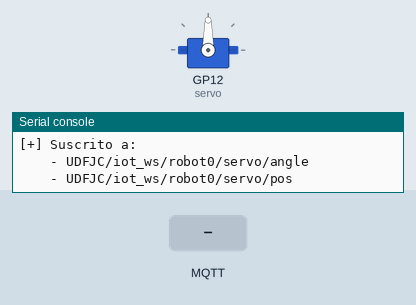
The program below on a simulated Raspberry Pi Pico running MicroPython. On the bench: servo, the last lines printed to the serial console. The inputs (shaded band) are chosen by the test bench. WiFi joins after 1.5 s; no MQTT or app messages arrive unless stated; servo angles are drawn from the pulse width (0.5 ms = 0°, 2.5 ms = 180°); the clock reads 2024-03-15 10:24:30 at power-on unless the program sets it.

Above: at 2.8 s.
2.9 s: MQTT message "1" arrives on the first subscribed topic
At 4.0 s:
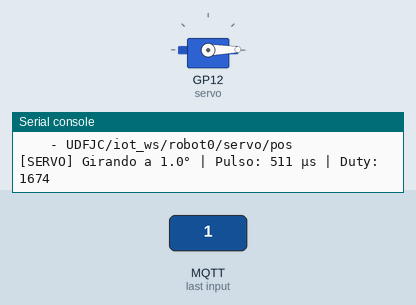
4.4 s: MQTT message "angle" arrives on the first subscribed topic
5.9 s: MQTT message "value" arrives on the first subscribed topic
Timing chart, 0 to 8.9 s (numbered marks = the images above; inputs shaded):
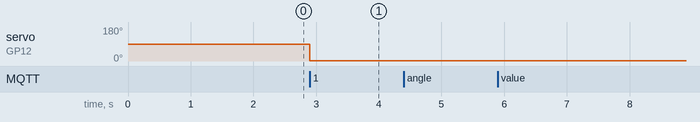

Measured:
- after the input at 2.9 s, servo on GP12 (servo): 90° → 1° at once

The program:

main.py
```python
"""
main.py
=======
Lanzador del Taller 7 (almacenado en Taller8) para Raspberry Pi Pico WH 1.
Control preciso de Servomotor de 180° (SG90 / MG90S) mediante modulación PWM a 50 Hz.
Recibe cualquier ángulo (0° a 180° o con decimales) vía MQTT y reporta telemetría.
"""

import gc
import machine
import time
from mqtt_client import PubSubMQTT
from servo import Servo
from wifi_manager import WiFiManager

# ----------------------------------------------------
# CONFIGURACIÓN
# ----------------------------------------------------
SSID = "TU_WIFI_AQUI"
PASSWORD = "TU_PASSWORD_AQUI"
BROKER = "broker.hivemq.com"
PORT = 1883
PREFIX = "UDFJC/iot_ws/robot0/"

SERVO_PIN = 12  # Pin GP12 conectado al cable de señal (naranja) del servomotor

unique_id = machine.unique_id().hex()
CLIENT_ID = f"pico_servo_{unique_id[-6:]}"


def main():
    print("==================================================")
    print("🤖 TALLER 7: CONTROL DE SERVOMOTOR 180° Y PWM")
    print("==================================================")

    # 1. Conexión Wi-Fi
    wifi = WiFiManager(SSID, PASSWORD)
    if not wifi.connect():
        return

    # 2. Conexión MQTT
    mqtt = PubSubMQTT(client_id=CLIENT_ID, broker=BROKER, port=PORT, prefix=PREFIX)
    mqtt.connect()

    # 3. Inicializar Servomotor
    # Rango estándar: 500 µs (0°) a 2500 µs (180°) a 50 Hz
    servo = Servo(
        pin=SERVO_PIN,
        min_us=500,
        max_us=2500,
        min_angle=0.0,
        max_angle=180.0,
        freq=50,
    )
    print(f"[+] Servomotor inicializado en GP{SERVO_PIN}. Posición inicial: {servo.get_angle()}°")

    # 4. Callback para recepción de comandos de ángulo
    def on_servo_command(topic, data):
        try:
            if isinstance(data, dict):
                # Soporta {"angle": 45.5} o {"value": 45.5}
                val = data.get("angle", data.get("value", 90.0))
            else:
                val = float(data)

            target_angle = float(val)

            # Ajustar servomotor
            pulse_us, duty = servo.set_angle(target_angle)
            actual_angle = servo.get_angle()

            print(f"[SERVO] Girando a {actual_angle:.1f}° | Pulso: {pulse_us:.0f} µs | Duty: {duty}")

            # Publicar confirmación de telemetría a Flet
            mqtt.publish("servo/status", {
                "device": CLIENT_ID,
                "angle": actual_angle,
                "pulse_us": round(pulse_us, 1),
                "duty_u16": duty,
                "status": "OK",
            })

        except Exception as err:
            print(f"[!] Error procesando comando de servo: {err}")

    # Suscribirse a los tópicos de control
    mqtt.subscribe("servo/angle", on_servo_command)
    mqtt.subscribe("servo/pos", on_servo_command)
    print(f"[+] Suscrito a:\n    - {PREFIX}servo/angle\n    - {PREFIX}servo/pos")

    # Notificar inicio
    mqtt.publish("servo/status", {
        "device": CLIENT_ID,
        "event": "ready",
        "initial_angle": servo.get_angle(),
    })

    last_heartbeat = time.time()

    # 5. Bucle principal no bloqueante
    while True:
        try:
            mqtt.check_msg()

            # Heartbeat periódico
            now = time.time()
            if now - last_heartbeat >= 10:
                last_heartbeat = now
                gc.collect()
                mqtt.publish("status", {
                    "device": CLIENT_ID,
                    "event": "heartbeat",
                    "servo_angle": servo.get_angle(),
                    "free_ram": gc.mem_free(),
                })

            time.sleep_ms(10)

        except OSError as e:
            print(f"[!] Reconectando por error de red: {e}")
            time.sleep(2)
            try:
                wifi.connect()
                mqtt.connect()
                mqtt.subscribe("servo/angle", on_servo_command)
                mqtt.subscribe("servo/pos", on_servo_command)
            except Exception:
                pass


if __name__ == "__main__":
    main()
```

mqtt_client.py
```python
"""
mqtt_client.py
==============
Cliente MQTT con soporte para suscripciones en MicroPython.
"""

import json
from umqtt.simple import MQTTClient


class PubSubMQTT:
    def __init__(self, client_id, broker="broker.hivemq.com", port=1883, prefix="UDFJC/iot_ws/robot0/"):
        self.client_id = client_id
        self.broker = broker
        self.port = port
        self.prefix = prefix
        self.subscriptions = {}

        self.client = MQTTClient(
            client_id=self.client_id,
            server=self.broker,
            port=self.port,
            keepalive=60,
        )
        self.client.set_callback(self._on_message)
        self.is_connected = False

    def connect(self):
        self.client.connect()
        self.is_connected = True
        print(f"[MQTT] Conectado a {self.broker} como '{self.client_id}'")

    def subscribe(self, local_topic, callback):
        full_topic = self.prefix + local_topic
        self.subscriptions[local_topic] = callback
        self.subscriptions[full_topic] = callback

        if self.is_connected:
            self.client.subscribe(full_topic.encode("utf-8"))
            print(f"[MQTT] Suscrito a '{full_topic}'")

    def publish(self, local_topic, data):
        if not self.is_connected:
            return

        full_topic = self.prefix + local_topic
        payload = json.dumps(data) if isinstance(data, (dict, list)) else str(data)
        self.client.publish(full_topic.encode("utf-8"), payload.encode("utf-8"))

    def check_msg(self):
        if self.is_connected:
            self.client.check_msg()

    def _on_message(self, topic_bytes, msg_bytes):
        topic = topic_bytes.decode("utf-8")
        payload = msg_bytes.decode("utf-8")

        local_topic = topic[len(self.prefix):] if topic.startswith(self.prefix) else topic

        try:
            data = json.loads(payload)
        except Exception:
            data = payload

        cb = self.subscriptions.get(local_topic) or self.subscriptions.get(topic)
        if cb:
            cb(topic, data)
```

servo.py
```python
"""
servo.py
========
Clase Servo para el control angular de servomotores de 180° (SG90 / MG90S).
Utiliza la clase PWMOut para generar pulsos precisos a 50 Hz (periodo T = 20 ms).
"""

from pwm_out import PWMOut


class Servo:
    def __init__(
        self,
        pin,
        min_us=500,
        max_us=2500,
        min_angle=0.0,
        max_angle=180.0,
        freq=50,
    ):
        """
        pin: Pin GPIO conectado a la señal del servo (cable naranja/amarillo).
        min_us: Ancho de pulso en microsegundos correspondiente al ángulo mínimo (típicamente 500 µs).
        max_us: Ancho de pulso en microsegundos correspondiente al ángulo máximo (típicamente 2500 µs).
        min_angle: Ángulo mínimo admitido (ej. 0.0 o -90.0).
        max_angle: Ángulo máximo admitido (ej. 180.0 o +90.0).
        freq: Frecuencia de modulación (50 Hz para servomotores estándar).
        """
        self.min_us = min_us
        self.max_us = max_us
        self.min_angle = float(min_angle)
        self.max_angle = float(max_angle)
        self.current_angle = None

        self.pwm_out = PWMOut(pin=pin, freq=freq)

        # Iniciar en posición central / neutra
        center = (self.min_angle + self.max_angle) / 2.0
        self.set_angle(center)

    def set_angle(self, angle: float):
        """
        Posiciona el servomotor en cualquier ángulo especificado.
        Clampea el valor entre min_angle y max_angle.
        Retorna:
            (pulse_us, duty_u16)
        """
        clamped_angle = max(self.min_angle, min(self.max_angle, float(angle)))
        self.current_angle = clamped_angle

        # Mapeo lineal: ángulo -> ancho de pulso en microsegundos
        ratio = (clamped_angle - self.min_angle) / (self.max_angle - self.min_angle)
        pulse_us = self.min_us + ratio * (self.max_us - self.min_us)

        # Aplicar pulso en el hardware
        self.pwm_out.set_pulse_us(pulse_us)

        period_us = 1_000_000.0 / self.pwm_out.freq
        duty = int((pulse_us / period_us) * 65535)

        return pulse_us, duty

    def get_angle(self) -> float:
        return self.current_angle

    def deinit(self):
        self.pwm_out.deinit()
```

wifi_manager.py
```python
"""
wifi_manager.py
===============
Gestor Wi-Fi para Pico WH.
"""

import network
import time


class WiFiManager:
    def __init__(self, ssid, password):
        self.ssid = ssid
        self.password = password
        self.wlan = network.WLAN(network.STA_IF)
        self.wlan.active(True)

    def connect(self):
        if not self.wlan.isconnected():
            print(f"[*] Conectando a Wi-Fi: {self.ssid}...")
            self.wlan.connect(self.ssid, self.password)

            intentos = 0
            while not self.wlan.isconnected():
                time.sleep(0.5)
                intentos += 1
                if intentos > 30:
                    print("[!] Tiempo de espera agotado al conectar Wi-Fi.")
                    return False

        ip = self.wlan.ifconfig()[0]
        print(f"[+] Wi-Fi conectado. IP: {ip}")
        return True

    def is_connected(self):
        return self.wlan.isconnected()
```

pwm_out.py
```python
"""
pwm_out.py
==========
Clase genérica PWMOut para MicroPython (Raspberry Pi Pico WH).
Controla salidas con modulación por ancho de pulsos (PWM) sobre cualquier pin GPIO.
Permite configurar frecuencia, ciclo de trabajo (duty cycle) de 16 bits, porcentaje y ancho de pulso en microsegundos.
"""

from machine import Pin, PWM


class PWMOut:
    def __init__(self, pin, freq=50, duty_u16=0):
        """
        pin: Número de pin GPIO o identificador (ej. 12, "GP12").
        freq: Frecuencia de la portadora en Hertz (por defecto 50 Hz para servos).
        duty_u16: Ciclo de trabajo inicial (0 a 65535).
        """
        if isinstance(pin, str):
            pin_number = int(pin.upper().replace("GP", ""))
        else:
            pin_number = int(pin)

        self.pin = Pin(pin_number, Pin.OUT)
        self.pwm = PWM(self.pin)
        self.freq = freq
        self.pwm.freq(freq)
        self.set_duty_u16(duty_u16)

    def set_freq(self, freq: int):
        """Ajusta la frecuencia del PWM en Hz."""
        self.freq = int(freq)
        self.pwm.freq(self.freq)

    def set_duty_u16(self, duty: int):
        """Ajusta el ciclo de trabajo de 16 bits (0 a 65535)."""
        clamped_duty = max(0, min(65535, int(duty)))
        self.pwm.duty_u16(clamped_duty)

    def set_duty_percent(self, percent: float):
        """Ajusta el ciclo de trabajo como porcentaje de 0.0% a 100.0%."""
        p = max(0.0, min(100.0, float(percent)))
        self.set_duty_u16(int((p / 100.0) * 65535))

    def set_pulse_us(self, pulse_us: float):
        """
        Ajusta el pulso en microsegundos (µs) en función de la frecuencia actual.
        Para 50 Hz, el periodo T = 1/50 = 20,000 µs.
        """
        period_us = 1_000_000.0 / self.freq
        duty = int((pulse_us / period_us) * 65535)
        self.set_duty_u16(duty)

    def deinit(self):
        """Libera el canal PWM."""
        try:
            self.pwm.deinit()
        except Exception:
            pass
```
